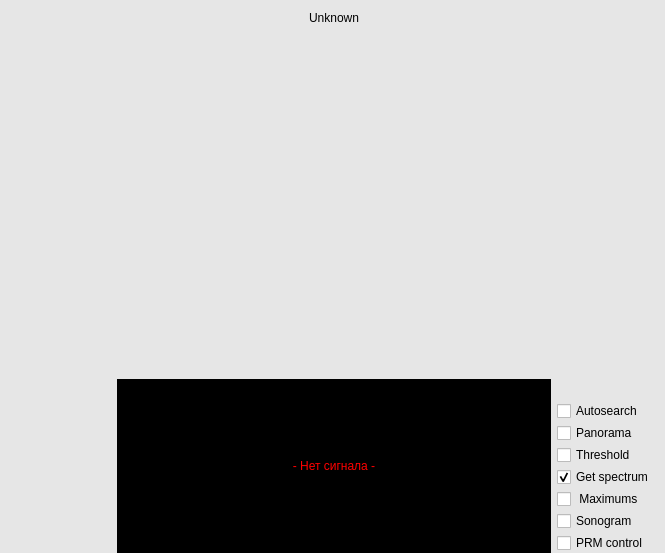
<?xml version="1.0" encoding="UTF-8"?>
<ui version="4.0">
 <class>SpectrumWidget</class>
 <widget class="QWidget" name="SpectrumWidget">
  <property name="geometry">
   <rect>
    <x>0</x>
    <y>0</y>
    <width>665</width>
    <height>553</height>
   </rect>
  </property>
  <property name="sizePolicy">
   <sizepolicy hsizetype="Expanding" vsizetype="Expanding">
    <horstretch>0</horstretch>
    <verstretch>0</verstretch>
   </sizepolicy>
  </property>
  <property name="windowTitle">
   <string>Form</string>
  </property>
  <property name="styleSheet">
   <string notr="true">QWidget#SpectrumWidget {
background-color: rgb(230, 230, 230);

}</string>
  </property>
  <layout class="QGridLayout" name="gridLayout">
   <property name="bottomMargin">
    <number>0</number>
   </property>
   <item row="1" column="2">
    <layout class="QVBoxLayout" name="verticalLayout">
     <property name="spacing">
      <number>2</number>
     </property>
     <item>
      <spacer name="verticalSpacer">
       <property name="orientation">
        <enum>Qt::Vertical</enum>
       </property>
       <property name="sizeHint" stdset="0">
        <size>
         <width>20</width>
         <height>40</height>
        </size>
       </property>
      </spacer>
     </item>
     <item>
      <widget class="QCheckBox" name="autosearchCB">
       <property name="text">
        <string>Autosearch</string>
       </property>
      </widget>
     </item>
     <item>
      <widget class="QCheckBox" name="panoramaCB">
       <property name="text">
        <string>Panorama</string>
       </property>
      </widget>
     </item>
     <item>
      <widget class="QCheckBox" name="thresholdCB">
       <property name="text">
        <string>Threshold</string>
       </property>
      </widget>
     </item>
     <item>
      <widget class="QCheckBox" name="getSpectrumCB">
       <property name="text">
        <string>Get spectrum</string>
       </property>
       <property name="checked">
        <bool>true</bool>
       </property>
      </widget>
     </item>
     <item>
      <widget class="QCheckBox" name="maximumsCB">
       <property name="text">
        <string> Maximums</string>
       </property>
      </widget>
     </item>
     <item>
      <widget class="QCheckBox" name="cbSonogram">
       <property name="text">
        <string>Sonogram</string>
       </property>
      </widget>
     </item>
     <item>
      <widget class="QCheckBox" name="prmControlCB">
       <property name="text">
        <string>PRM control</string>
       </property>
      </widget>
     </item>
    </layout>
   </item>
   <item row="0" column="1">
    <widget class="QLabel" name="spectrumNameLB">
     <property name="text">
      <string>Unknown</string>
     </property>
     <property name="alignment">
      <set>Qt::AlignCenter</set>
     </property>
    </widget>
   </item>
   <item row="1" column="0">
    <widget class="Prm300ControlWidget" name="PrmControlWidget" native="true">
     <property name="sizePolicy">
      <sizepolicy hsizetype="Minimum" vsizetype="Minimum">
       <horstretch>0</horstretch>
       <verstretch>0</verstretch>
      </sizepolicy>
     </property>
     <property name="minimumSize">
      <size>
       <width>100</width>
       <height>0</height>
      </size>
     </property>
     <property name="baseSize">
      <size>
       <width>0</width>
       <height>0</height>
      </size>
     </property>
    </widget>
   </item>
   <item row="1" column="1">
    <layout class="QVBoxLayout" name="verticalLayout_2">
     <property name="spacing">
      <number>0</number>
     </property>
     <property name="sizeConstraint">
      <enum>QLayout::SetDefaultConstraint</enum>
     </property>
     <property name="rightMargin">
      <number>0</number>
     </property>
     <item>
      <widget class="QCustomPlot" name="sPlot" native="true">
       <property name="sizePolicy">
        <sizepolicy hsizetype="Expanding" vsizetype="Expanding">
         <horstretch>0</horstretch>
         <verstretch>0</verstretch>
        </sizepolicy>
       </property>
       <property name="minimumSize">
        <size>
         <width>0</width>
         <height>0</height>
        </size>
       </property>
      </widget>
     </item>
     <item>
      <widget class="Q_MG_SpectrumInterface" name="graphicsWidget" native="true">
       <property name="sizePolicy">
        <sizepolicy hsizetype="Expanding" vsizetype="Expanding">
         <horstretch>0</horstretch>
         <verstretch>0</verstretch>
        </sizepolicy>
       </property>
       <property name="minimumSize">
        <size>
         <width>0</width>
         <height>0</height>
        </size>
       </property>
      </widget>
     </item>
     <item>
      <widget class="QLabel" name="labelNo">
       <property name="sizePolicy">
        <sizepolicy hsizetype="Expanding" vsizetype="Expanding">
         <horstretch>0</horstretch>
         <verstretch>0</verstretch>
        </sizepolicy>
       </property>
       <property name="minimumSize">
        <size>
         <width>100</width>
         <height>0</height>
        </size>
       </property>
       <property name="styleSheet">
        <string notr="true">background-color: rgb(0, 0, 0);
color: rgb(255, 0, 0);
font: 75 14pt &quot;MS Shell Dlg 2&quot;;</string>
       </property>
       <property name="text">
        <string>- Нет сигнала -</string>
       </property>
       <property name="alignment">
        <set>Qt::AlignCenter</set>
       </property>
      </widget>
     </item>
    </layout>
   </item>
  </layout>
 </widget>
 <customwidgets>
  <customwidget>
   <class>Q_MG_SpectrumInterface</class>
   <extends>QWidget</extends>
   <header>modules/gui/multi_graphics_spectrum_interface/mg_spectrum_interface.h</header>
   <container>1</container>
  </customwidget>
  <customwidget>
   <class>Prm300ControlWidget</class>
   <extends>QWidget</extends>
   <header>Prm300ControlWidget.h</header>
   <container>1</container>
  </customwidget>
  <customwidget>
   <class>QCustomPlot</class>
   <extends>QWidget</extends>
   <header>Common/Charts/qcustomplot.h</header>
   <container>1</container>
  </customwidget>
 </customwidgets>
 <resources/>
 <connections/>
</ui>
